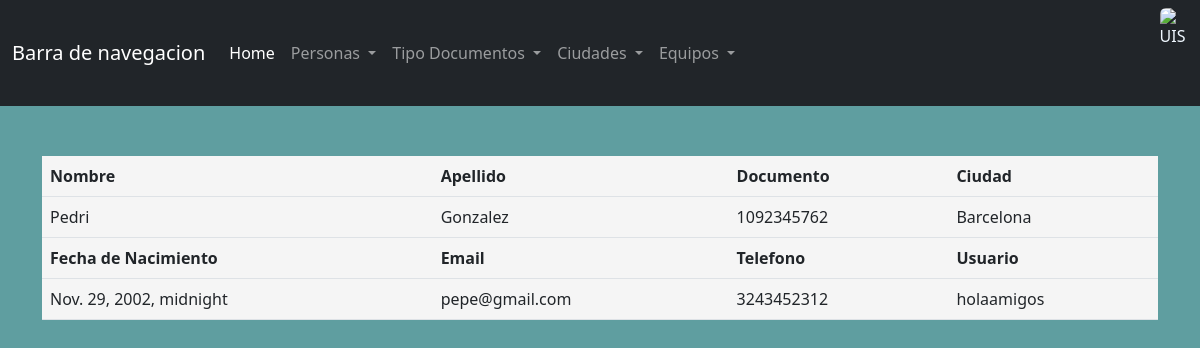
The page /Persona/7/ on the database its author committed.
### Persona/models.py (models this page shows)
class Persona(models.Model):
    nombre = models.CharField(max_length=100)
    apellidos = models.CharField(max_length=100)
    idtipodocumento = models.ForeignKey(Tipodocumento, on_delete=models.CASCADE)
    documento = models.IntegerField()
    lugarresidencia = models.ForeignKey(Ciudad, on_delete=models.CASCADE) #Asumí que esto era la llave foranea de ciudad?
    fechanacimiento = models.DateTimeField()
    email = models.EmailField(max_length=254)
    telefono = models.IntegerField()
    usuario = models.CharField(max_length=100)
    password = models.CharField(max_length=100)

### Ciudad/models.py (models this page shows)
class Ciudad(models.Model):
    nombre = models.CharField(max_length=100)
    descripcion = models.CharField(max_length=500)

### Persona/views.py (the view)
# urls.py: path('Persona/<id>/', views.Persona_view, name='Persona_view'),
def Persona_view(request, id):
    context = {}
    context['object'] = Persona.objects.get(id = id)
    return render(request,'Persona/Persona_detalle.html',context)

### templates/Persona/Persona_detalle.html (shortened to what this page needs)
{% extends "base.html" %}
{% load static %}
{% block content %}
<div class="container detalle">
    <table style="background-color: whitesmoke;" class="table">
        <thead>
          <tr>
            <th scope="col">Nombre</th>
            <th scope="col">Apellido</th>
            <th scope="col">Documento</th>
            <th scope="col">Ciudad</th>
          </tr>
        </thead>
        <tbody>
          <tr>
            <td>{{ object.nombre }}</td>
            <td>{{ object.apellidos }}</td>
            <td>{{ object.documento }}</td>
            <td>{{ object.lugarresidencia.nombre }}</td>
          </tr>
          <tr>
            <th scope="col">Fecha de Nacimiento</th>
            <th scope="col">Email</th>
            <th scope="col">Telefono</th>
            <th scope="col">Usuario</th>
          </tr>
          <tr>
            <td>{{ object.fechanacimiento }}</td>
            <td>{{ object.email }}</td>
            <td>{{ object.telefono }}</td>
            <td>{{ object.usuario }}</td>
          </tr>
        </tbody>
      </table>
</div>
{% endblock %}

### templates/base.html (shortened to what this page needs)
<!DOCTYPE html>
<html lang="en">
<head>
    <link href="https://cdn.jsdelivr.net/npm/bootstrap@5.2.0/dist/css/bootstrap.min.css" rel="stylesheet">
</head>
<body style="background-color: cadetblue; color: aliceblue;">
    {% block navbar %}
    <nav class="navbar navbar-expand-lg navbar-light bg-light navbar-dark bg-dark" style="margin-bottom: 50px;">
        <div class="container-fluid ">
            <a class="navbar-brand"  href="#">Barra de navegacion</a>
            <div class="collapse navbar-collapse" id="navbarNavDropdown">
                <ul class="navbar-nav">
                    <li class="nav-item">
                        <a class="nav-link active" aria-current="page" href="{% url 'index'%}">Home</a>
                    </li>
                    <li class="nav-item dropdown">
                        <a class="nav-link dropdown-toggle" href="#" id="navbarDropdownMenuLinks" role="button" data-bs-toggle="dropdown" aria-expanded="false">
                        Personas
                        </a>
                    </li>
                    <li class="nav-item dropdown">
                        <a class="nav-link dropdown-toggle" href="#" id="navbarDropdownMenuLinks" role="button" data-bs-toggle="dropdown" aria-expanded="false">
                        Tipo Documentos
                        </a>
                    </li>
                    <li class="nav-item dropdown">
                        <a class="nav-link dropdown-toggle" href="#" id="navbarDropdownMenuLinks" role="button" data-bs-toggle="dropdown" aria-expanded="false">
                        Ciudades
                        </a>
                    </li>
                    <li class="nav-item dropdown">
                        <a class="nav-link dropdown-toggle" href="#" id="navbarDropdownMenuLinks" role="button" data-bs-toggle="dropdown" aria-expanded="false">
                        Equipos
                        </a>
                    </li>
                </ul>
            </div>
        </div>
        <img src="https://upload.wikimedia.org/wikipedia/commons/thumb/1/19/Universidad_Industrial_de_Santander_logo.svg/2560px-Universidad_Industrial_de_Santander_logo.svg.png" style="height: 90px;" class="rounded float-end" alt="UIS">
    </nav>
    {% endblock navbar %}
    {% block content %}
    {% endblock content %}
</body>
</html>

### rows shown on the page
Persona: nombre "Pedri", apellidos "Gonzalez", documento "1092345762", lugarresidencia.nombre "Barcelona", fechanacimiento "Nov. 29, 2002, midnight", email "pepe@gmail.com", telefono "3243452312", usuario "holaamigos"
